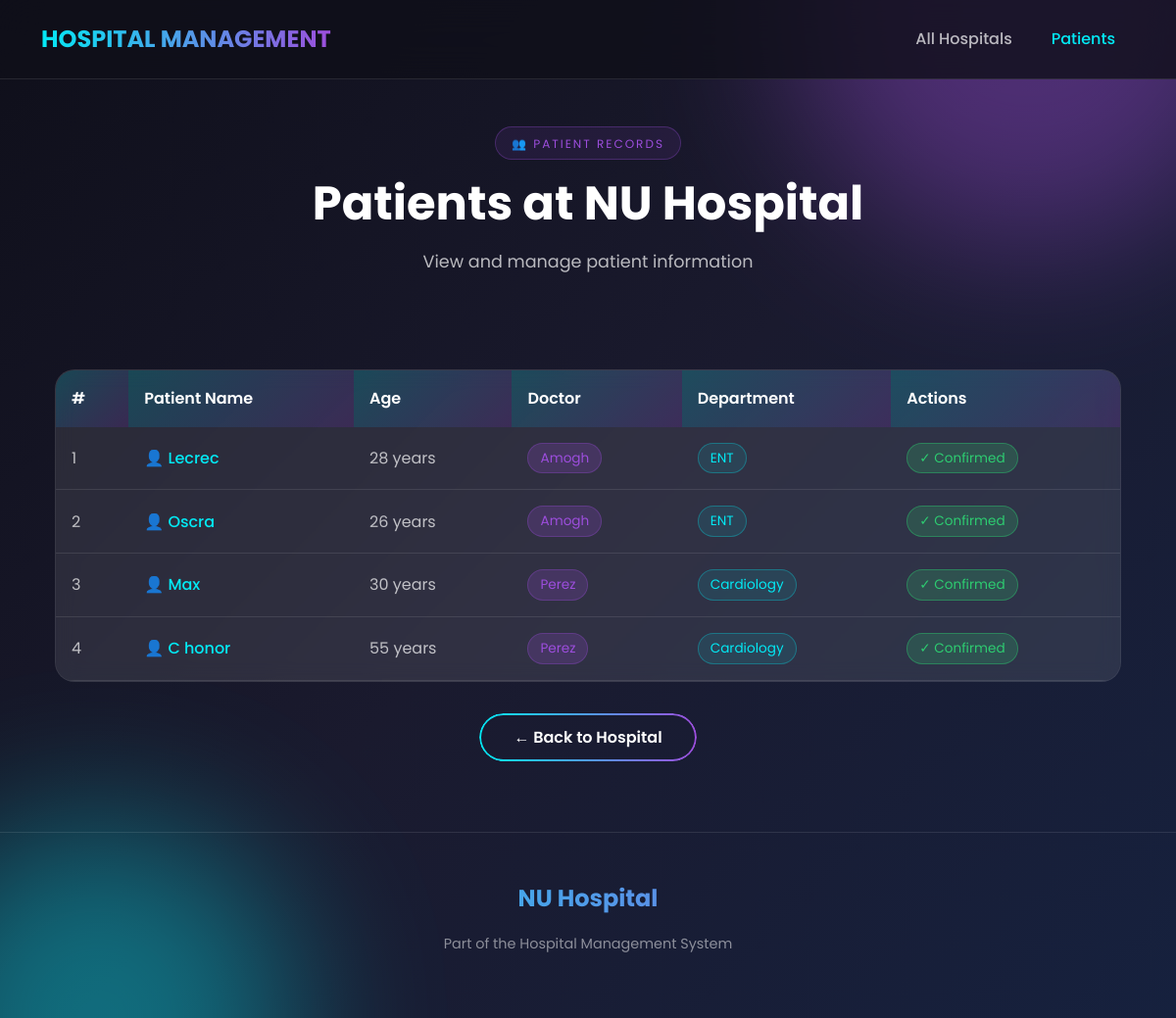
Page /hospital/2/patients/ on the committed database.
### hospital/models.py (models this page shows, shortened)
class Hospital(models.Model):
    hname= models.CharField(max_length=100)
    image = models.CharField(max_length=255,null=True, blank=True)
    hcity = models.CharField(max_length=50)

class Patient(models.Model):
    pname = models.CharField(max_length=50)
    page = models.IntegerField()
    Doctor = models.ForeignKey(Doctor, on_delete=models.CASCADE)

class Doctor(models.Model):
    dname = models.CharField(max_length=50)
    dspecialization = models.CharField(max_length=50)
    Department = models.ForeignKey(Department, on_delete=models.CASCADE)

class Department(models.Model):
    dname = models.CharField(max_length=50)
    d_loc= models.CharField(max_length=50)
    hospital = models.ForeignKey(Hospital, on_delete=models.CASCADE)

### hospital/views.py (the view)
# urls.py: path('hospital/<int:hospital_id>/patients/', views.patient_list_view, name='patient_list'),
def patient_list_view(request, hospital_id):
    hospital = get_object_or_404(Hospital, id=hospital_id)
    patients = Patient.objects.filter(Doctor__Department__hospital=hospital)
    context={
        'hospital': hospital,
        'patients': patients
    }
    return render(request, 'patient_list.html', context)

### hospital/templates/patient_list.html (shortened to what this page needs)
{% load static %}
<!DOCTYPE html>
<html lang="en">
<head>
    <link href="https://cdn.jsdelivr.net/npm/bootstrap@5.3.7/dist/css/bootstrap.min.css" rel="stylesheet">
    <link rel="stylesheet" href="{% static 'css/styles.css' %}">
</head>
<body>
    <div class="animated-bg"></div>
    <nav class="navbar navbar-expand-lg navbar-modern">
        <div class="container">
            <a class="navbar-brand" href="{% url 'hospital:landing' %}">HOSPITAL MANAGEMENT</a>
            <div class="collapse navbar-collapse" id="navbarNav">
                <ul class="navbar-nav ms-auto">
                    <li class="nav-item">
                        <a class="nav-link" href="{% url 'hospital:hospitals' %}">All Hospitals</a>
                    </li>
                    <li class="nav-item">
                        <a class="nav-link active">Patients</a>
                    </li>
                </ul>
            </div>
        </div>
    </nav>
    <section class="features-section" style="padding: 3rem 2rem 2rem;">
        <div class="section-header">
            <span class="section-tag">👥 Patient Records</span>
            <h2 class="section-title">Patients at {{ hospital.hname }}</h2>
            <p class="section-subtitle">View and manage patient information</p>
        </div>
    </section>
    <section style="padding: 0 2rem 4rem;">
        <div class="container-custom">
            {% if patients %}
            <div class="glass-card" style="padding: 0; overflow: hidden;">
                <table class="modern-table">
                    <thead>
                        <tr>
                            <th>#</th>
                            <th>Patient Name</th>
                            <th>Age</th>
                            <th>Doctor</th>
                            <th>Department</th>
                            <th>Actions</th>
                        </tr>
                    </thead>
                    <tbody>
                        {% for patient in patients %}
                        <tr>
                            <td>{{ forloop.counter }}</td>
                            <td>
                                <a href="{% url 'hospital:patient_profile' patient.id %}" class="patient-link">
                                    👤 {{ patient.pname }}
                                </a>
                            </td>
                            <td>{{ patient.page }} years</td>
                            <td><span class="doctor-badge">{{ patient.Doctor.dname }}</span></td>
                            <td><span class="department-badge">{{ patient.Doctor.Department.dname }}</span></td>
                            <td>
                                <span class="status-badge">✓ Confirmed</span>
                            </td>
                        </tr>
                        {% endfor %}
                    </tbody>
                </table>
            </div>
            {% endif %}
            <div style="text-align: center; margin-top: 2rem;">
                <a href="{% url 'hospital:hospital_detail' hospital.id %}" class="btn-animated">
                    <span>← Back to Hospital</span>
                </a>
            </div>
        </div>
    </section>
    <footer class="footer-modern">
        <div class="footer-brand">{{ hospital.hname }}</div>
        <p class="footer-text">Part of the Hospital Management System</p>
    </footer>
</body>
</html>

### hospital/static/css/styles.css (style rules this page uses)
:root { --primary-bg: #0f0f1a; --secondary-bg: #1a1a2e; --card-bg: rgba(255, 255, 255, 0.05); --accent-cyan: #03e9f4; --accent-purple: #9d4edd; --accent-pink: #f72585; --accent-orange: #ff6b35; --text-primary: #ffffff; --text-secondary: rgba(255, 255, 255, 0.7); --text-muted: rgba(255, 255, 255, 0.5); --border-color: rgba(255, 255, 255, 0.1); --gradient-1: linear-gradient(135deg, #667eea 0%, #764ba2 100%); --gradient-2: linear-gradient(135deg, #f093fb 0%, #f5576c 100%); --gradient-3: linear-gradient(135deg, #4facfe 0%, #00f2fe 100%); }
* { margin: 0; padding: 0; box-sizing: border-box; }
html { scroll-behavior: smooth; }
body { font-family: 'Poppins', sans-serif; background: var(--primary-bg); color: var(--text-primary); min-height: 100vh; overflow-x: hidden; line-height: 1.6; }
.animated-bg { position: fixed; top: 0; left: 0; width: 100%; height: 100%; z-index: -1; background: linear-gradient(135deg, #0f0f1a 0%, #1a1a2e 50%, #16213e 100%); overflow: hidden; }
.animated-bg::before, .animated-bg::after { content: ''; position: absolute; border-radius: 50%; filter: blur(80px); opacity: 0.4; animation: float 15s infinite ease-in-out; }
.animated-bg::before { width: 500px; height: 500px; background: var(--accent-purple); top: -250px; right: -100px; }
.animated-bg::after { width: 400px; height: 400px; background: var(--accent-cyan); bottom: -200px; left: -100px; animation-delay: -7s; }
.navbar-modern { background: rgba(15, 15, 26, 0.8) !important; backdrop-filter: blur(20px); -webkit-backdrop-filter: blur(20px); border-bottom: 1px solid var(--border-color); padding: 1rem 0; position: sticky; top: 0; z-index: 1000; }
.navbar-modern .navbar-brand { font-weight: 700; font-size: 1.5rem; background: linear-gradient(90deg, var(--accent-cyan), var(--accent-purple)); -webkit-background-clip: text; -webkit-text-fill-color: transparent; background-clip: text; }
.navbar-modern .nav-link { color: var(--text-secondary) !important; font-weight: 500; padding: 0.5rem 1rem !important; margin: 0 0.25rem; border-radius: 8px; transition: all 0.3s ease; }
.navbar-modern .nav-link.active { color: var(--accent-cyan) !important; }
.btn-animated { position: relative; padding: 12px 35px; font-size: 1rem; font-weight: 600; color: var(--text-primary); background: transparent; border: none; border-radius: 50px; cursor: pointer; overflow: hidden; text-decoration: none; display: inline-block; transition: all 0.3s ease; }
.btn-animated::before { content: ''; position: absolute; inset: 0; border-radius: 50px; padding: 2px; background: linear-gradient(90deg, var(--accent-cyan), var(--accent-purple), var(--accent-pink), var(--accent-cyan)); background-size: 300% 100%; -webkit-mask: linear-gradient(#fff 0 0) content-box, linear-gradient(#fff 0 0); mask: linear-gradient(#fff 0 0) content-box, linear-gradient(#fff 0 0); -webkit-mask-composite: xor; mask-composite: exclude; animation: borderMove 3s linear infinite; }
.btn-animated span { position: relative; z-index: 1; }
.glass-card { background: var(--card-bg); backdrop-filter: blur(10px); -webkit-backdrop-filter: blur(10px); border-radius: 20px; border: 1px solid var(--border-color); padding: 2rem; transition: all 0.4s ease; }
.features-section { padding: 6rem 2rem; position: relative; }
.section-header { text-align: center; max-width: 600px; margin: 0 auto 4rem; }
.section-tag { display: inline-block; padding: 0.4rem 1rem; background: rgba(157, 78, 221, 0.1); border: 1px solid rgba(157, 78, 221, 0.3); border-radius: 50px; font-size: 0.75rem; color: var(--accent-purple); text-transform: uppercase; letter-spacing: 2px; margin-bottom: 1rem; }
.section-title { font-size: clamp(2rem, 4vw, 3rem); font-weight: 700; margin-bottom: 1rem; }
.section-subtitle { color: var(--text-secondary); font-size: 1.1rem; }
.footer-modern { padding: 3rem 2rem; border-top: 1px solid var(--border-color); text-align: center; }
.footer-brand { font-size: 1.5rem; font-weight: 700; background: linear-gradient(90deg, var(--accent-cyan), var(--accent-purple)); -webkit-background-clip: text; -webkit-text-fill-color: transparent; background-clip: text; margin-bottom: 1rem; }
.footer-text { color: var(--text-muted); font-size: 0.9rem; }
.container-custom { max-width: 1200px; margin: 0 auto; padding: 0 1.5rem; }

### rows in the picture
Hospital: hname "NU Hospital"
Patient: pname "Lecrec", page "28", Doctor.dname "Amogh", Doctor.Department.dname "ENT"
Patient: pname "Oscra", page "26", Doctor.dname "Amogh", Doctor.Department.dname "ENT"
Patient: pname "Max", page "30", Doctor.dname "Perez", Doctor.Department.dname "Cardiology"
Patient: pname "C honor", page "55", Doctor.dname "Perez", Doctor.Department.dname "Cardiology"
